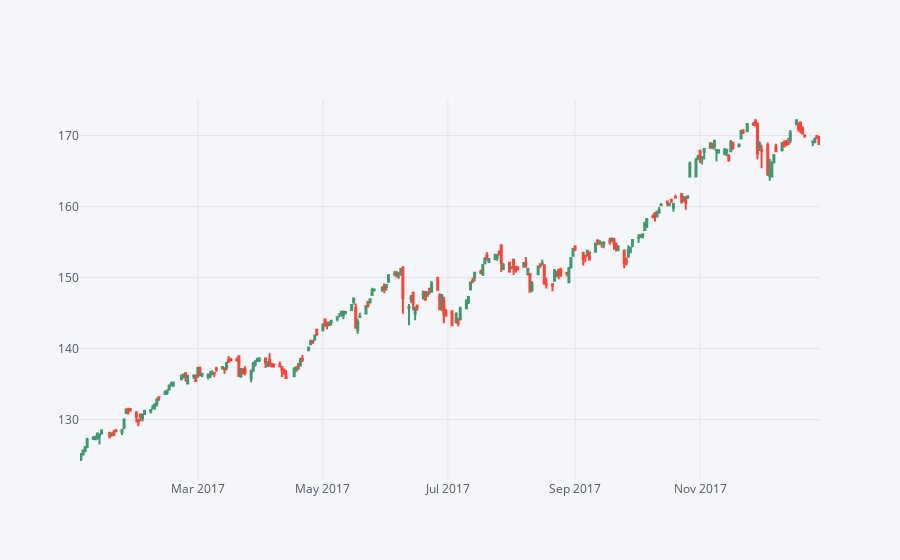

This figure's notebook cell:
### Markdown cell above
### Technical Analysis plots
#### Now let's create a interactive candle stick plot using cufflinks

### Code cell
sq18 = IGM[['Open','High','Low','Close']].ix['2017-01-01':'2017-12-31']
sq18.iplot(kind='candle')

### Figure 1 — Plotly figure (JSON) as saved in the notebook; plotly's stock layout.template omitted (floating-point values rounded to 4 significant figures; data arrays with more than 128 entries replaced by an {"elided": "..."} marker saying what was removed)
{"data": [{"close": {"elided": "251 float values"}, "high": {"elided": "251 float values"}, "low": {"elided": "251 float values"}, "open": {"elided": "251 float values"}, "showlegend": false, "type": "candlestick", "x": {"elided": "251 str values"}, "yaxis": "y2"}], "layout": {"legend": {"bgcolor": "#F5F6F9", "font": {"color": "#4D5663"}}, "paper_bgcolor": "#F5F6F9", "plot_bgcolor": "#F5F6F9", "title": {"font": {"color": "#4D5663"}}, "xaxis": {"gridcolor": "#E1E5ED", "rangeslider": {"visible": false}, "showgrid": true, "tickfont": {"color": "#4D5663"}, "title": {"font": {"color": "#4D5663"}, "text": ""}, "zerolinecolor": "#E1E5ED"}, "yaxis": {"gridcolor": "#E1E5ED", "showgrid": true, "showticklabels": false, "tickfont": {"color": "#4D5663"}, "title": {"font": {"color": "#4D5663"}, "text": ""}, "zerolinecolor": "#E1E5ED"}, "yaxis2": {"gridcolor": "#E1E5ED", "showgrid": true, "tickfont": {"color": "#4D5663"}, "title": {"font": {"color": "#4D5663"}, "text": ""}, "zerolinecolor": "#E1E5ED"}}}
